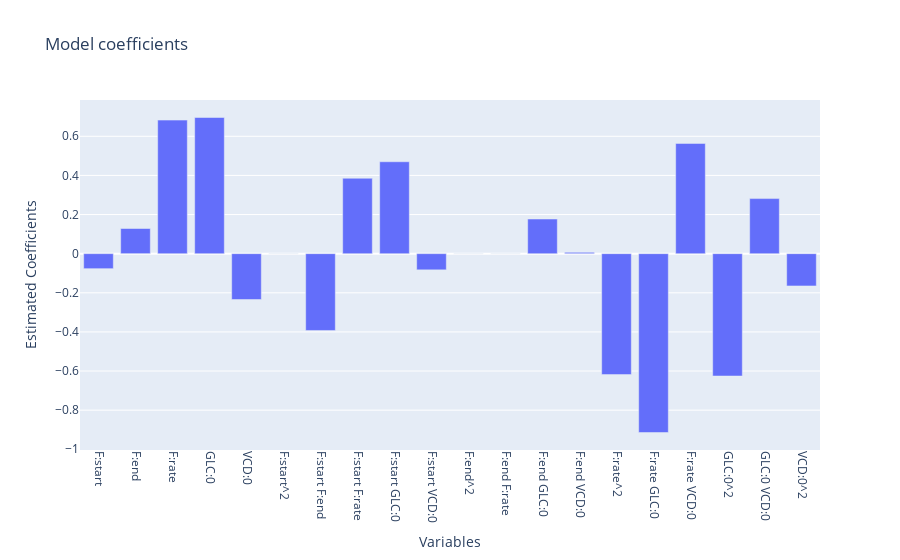

Here is the notebook cell this chart was saved with:
### Code cell
# Define pipeline
poly_features = PolynomialFeatures(degree=USE_POLYDEGREE, interaction_only=USE_INTERACTIONSONLY,include_bias=False)
standard_scaler = StandardScaler(with_mean=USE_NORMALIZATION, with_std=USE_NORMALIZATION)
reg_model = LassoCV()
pipe = Pipeline([('features', poly_features), 
                 ('scaler', standard_scaler),
                 ('model', reg_model)])
# Fit model
X = doe
y = y2
pipe.fit(X,y)
# Feature Names & Coefficients
X_columns = poly_features.get_feature_names_out()
X_preproc = pipe[:-1].transform(X) 
coefs = reg_model.coef_
# Plot coefs
fig = px.bar(x=list(X_columns), y=coefs.reshape(-1), title="Model coefficients",labels={'x':"Variables", 'y':"Estimated Coefficients"})
fig.update_layout(xaxis_tickangle=90)
fig.show()

### Figure 1 — Plotly figure (JSON) as saved in the notebook; plotly's stock layout.template omitted (floating-point values rounded to 4 significant figures)
{"data": [{"alignmentgroup": "True", "hovertemplate": "Variables=%{x}<br>Estimated Coefficients=%{y}<extra></extra>", "legendgroup": "", "marker": {"color": "#636efa", "pattern": {"shape": ""}}, "name": "", "offsetgroup": "", "orientation": "v", "showlegend": false, "textposition": "auto", "type": "bar", "x": ["F:start", "F:end", "F:rate", "GLC:0", "VCD:0", "F:start^2", "F:start F:end", "F:start F:rate", "F:start GLC:0", "F:start VCD:0", "F:end^2", "F:end F:rate", "F:end GLC:0", "F:end VCD:0", "F:rate^2", "F:rate GLC:0", "F:rate VCD:0", "GLC:0^2", "GLC:0 VCD:0", "VCD:0^2"], "xaxis": "x", "y": [-0.07671, 0.1286, 0.6828, 0.6961, -0.2344, 0, -0.3927, 0.3855, 0.4699, -0.08266, 0, 0, 0.1771, 0.006855, -0.6182, -0.9142, 0.5635, -0.6255, 0.2816, -0.165], "yaxis": "y"}], "layout": {"barmode": "relative", "legend": {"tracegroupgap": 0}, "title": {"text": "Model coefficients"}, "xaxis": {"anchor": "y", "domain": [0, 1], "tickangle": 90, "title": {"text": "Variables"}}, "yaxis": {"anchor": "x", "domain": [0, 1], "title": {"text": "Estimated Coefficients"}}}}
